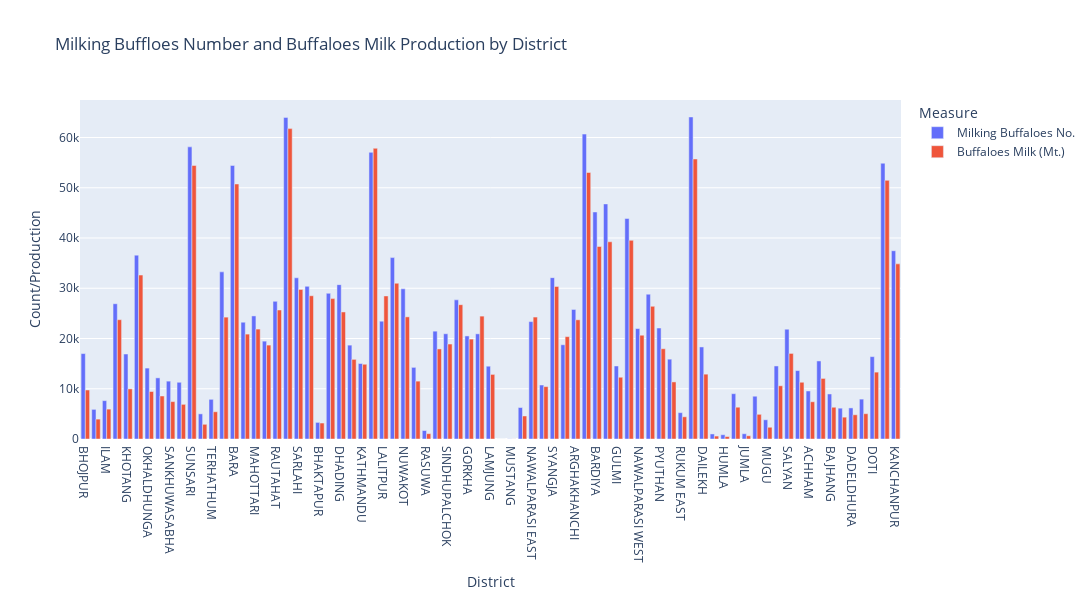

Notebook source saved alongside this figure:
### Markdown cell above
as we see from bar graph highest population of cow  is from   morang and also highest milking production. and lowest population and production is in manag and mustang.

### Code cell
#Lets visualize the data of milking buffaloes no and Buffaloes milk production by district
# Select the columns to plot
selected_columns = df1[['District','Milking Buffaloes No.','Buffaloes Milk (Mt.)']]
# Melt the DataFrame
df_melted = pd.melt(selected_columns, id_vars=['District'], value_vars=[ 'Milking Buffaloes No.','Buffaloes Milk (Mt.)'],
                    var_name='Measure', value_name='Value')
# Create a bar plot
fig = px.bar(df_melted, x='District', y='Value', color='Measure', barmode='group',
             title='Milking Buffloes Number and Buffaloes Milk Production by District',
             labels={'District': 'District', 'Value': 'Count/Production'},height=600, width=3000)

# Show the plot
fig.show()

### Figure 1 — Plotly figure (JSON) as saved in the notebook; plotly's stock layout.template omitted (floating-point values rounded to 4 significant figures)
{"data": [{"alignmentgroup": "True", "hovertemplate": "Measure=Milking Buffaloes No.<br>District=%{x}<br>Count/Production=%{y}<extra></extra>", "legendgroup": "Milking Buffaloes No.", "marker": {"color": "#636efa", "pattern": {"shape": ""}}, "name": "Milking Buffaloes No.", "offsetgroup": "Milking Buffaloes No.", "orientation": "v", "showlegend": true, "textposition": "auto", "type": "bar", "x": ["BHOJPUR", "DHANKUTA", "ILAM", "JHAPA", "KHOTANG", "MORANG", "OKHALDHUNGA", "PANCHTHAR", "SANKHUWASABHA", "SOLUKHUMBU", "SUNSARI", "TAPLEJUNG", "TERHATHUM", "UDAYAPUR", "BARA", "DHANUSHA", "MAHOTTARI", "PARSA", "RAUTAHAT", "SAPTARI", "SARLAHI", "SIRAHA", "BHAKTAPUR", "CHITWAN", "DHADING", "DOLAKHA", "KATHMANDU", "KABHREPALAN- CHOK", "LALITPUR", "MAKWANPUR", "NUWAKOT", "RAMECHHAP", "RASUWA", "SINDHULI", "SINDHUPALCHOK", "BAGLUNG", "GORKHA", "KASKI", "LAMJUNG", "MANANG", "MUSTANG", "MYAGDI", "NAWALPARASI EAST", "PARBAT", "SYANGJA", "TANAHUN", "ARGHAKHANCHI", "BANKE", "BARDIYA", "DANG", "GULMI", "KAPILBASTU", "NAWALPARASI WEST", "PALPA", "PYUTHAN", "ROLPA", "RUKUM EAST", "RUPANDEHI", "DAILEKH", "DOLPA", "HUMLA", "JAJARKOT", "JUMLA", "KALIKOT", "MUGU", "RUKUM WEST", "SALYAN", "SURKHET", "ACHHAM", "BAITADI", "BAJHANG", "BAJURA", "DADELDHURA", "DARCHULA", "DOTI", "KAILALI", "KANCHANPUR"], "xaxis": "x", "y": [17001, 5896, 7634, 26920, 16916, 36589, 14113, 12168, 11515, 11288, 58136, 5005, 7897, 33261, 54432, 23240, 24494, 19475, 27392, 64004, 32079, 30379, 3304, 28992, 30720, 18681, 15025, 57043, 23440, 36102, 29891, 14255, 1686, 21458, 20944, 27691, 20509, 20930, 14488, 0, 32, 6264, 23367, 10747, 32107, 18756, 25791, 60679, 45179, 46781, 14531, 43876, 21970, 28818, 22087, 15887, 5244, 64089, 18318, 1005, 852, 9016, 1047, 8513, 3827, 14536, 21846, 13617, 9556, 15534, 8963, 6136, 6187, 7936, 16390, 54882, 37469], "yaxis": "y"}, {"alignmentgroup": "True", "hovertemplate": "Measure=Buffaloes Milk (Mt.)<br>District=%{x}<br>Count/Production=%{y}<extra></extra>", "legendgroup": "Buffaloes Milk (Mt.)", "marker": {"color": "#EF553B", "pattern": {"shape": ""}}, "name": "Buffaloes Milk (Mt.)", "offsetgroup": "Buffaloes Milk (Mt.)", "orientation": "v", "showlegend": true, "textposition": "auto", "type": "bar", "x": ["BHOJPUR", "DHANKUTA", "ILAM", "JHAPA", "KHOTANG", "MORANG", "OKHALDHUNGA", "PANCHTHAR", "SANKHUWASABHA", "SOLUKHUMBU", "SUNSARI", "TAPLEJUNG", "TERHATHUM", "UDAYAPUR", "BARA", "DHANUSHA", "MAHOTTARI", "PARSA", "RAUTAHAT", "SAPTARI", "SARLAHI", "SIRAHA", "BHAKTAPUR", "CHITWAN", "DHADING", "DOLAKHA", "KATHMANDU", "KABHREPALAN- CHOK", "LALITPUR", "MAKWANPUR", "NUWAKOT", "RAMECHHAP", "RASUWA", "SINDHULI", "SINDHUPALCHOK", "BAGLUNG", "GORKHA", "KASKI", "LAMJUNG", "MANANG", "MUSTANG", "MYAGDI", "NAWALPARASI EAST", "PARBAT", "SYANGJA", "TANAHUN", "ARGHAKHANCHI", "BANKE", "BARDIYA", "DANG", "GULMI", "KAPILBASTU", "NAWALPARASI WEST", "PALPA", "PYUTHAN", "ROLPA", "RUKUM EAST", "RUPANDEHI", "DAILEKH", "DOLPA", "HUMLA", "JAJARKOT", "JUMLA", "KALIKOT", "MUGU", "RUKUM WEST", "SALYAN", "SURKHET", "ACHHAM", "BAITADI", "BAJHANG", "BAJURA", "DADELDHURA", "DARCHULA", "DOTI", "KAILALI", "KANCHANPUR"], "xaxis": "x", "y": [9751, 3957, 5948, 23743, 9978, 32623, 9452, 8560, 7443, 6897, 54433, 2925, 5420, 24252, 50748, 20876, 21873, 18689, 25674, 61770, 29775, 28507, 3178, 27944, 25282, 15849, 14873, 57852, 28472, 30997, 24306, 11514, 1062, 17923, 18899, 26730, 19887, 24456, 12856, 0, 16, 4584, 24266, 10425, 30358, 20373, 23719, 53033, 38311, 39250, 12290, 39538, 20652, 26408, 17965, 11360, 4417, 55723, 12904, 586, 493, 6326, 640, 4914, 2339, 10590, 17031, 11294, 7411, 12054, 6319, 4349, 4822, 5035, 13310, 51472, 34852], "yaxis": "y"}], "layout": {"barmode": "group", "height": 600, "legend": {"title": {"text": "Measure"}, "tracegroupgap": 0}, "title": {"text": "Milking Buffloes Number and Buffaloes Milk Production by District"}, "width": 3000, "xaxis": {"anchor": "y", "domain": [0, 1], "title": {"text": "District"}}, "yaxis": {"anchor": "x", "domain": [0, 1], "title": {"text": "Count/Production"}}}}
